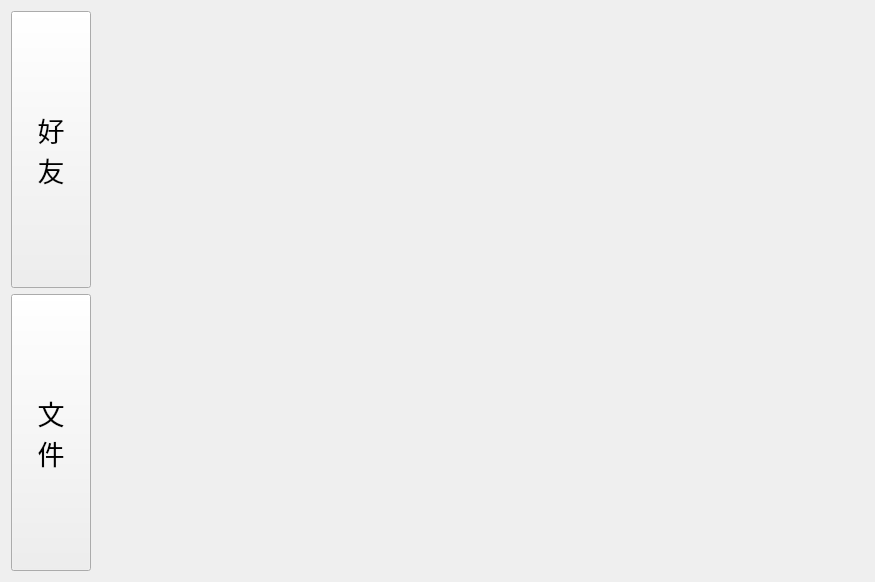
<?xml version="1.0" encoding="UTF-8"?>
<ui version="4.0">
 <class>Index</class>
 <widget class="QWidget" name="Index">
  <property name="windowModality">
   <enum>Qt::NonModal</enum>
  </property>
  <property name="geometry">
   <rect>
    <x>0</x>
    <y>0</y>
    <width>875</width>
    <height>582</height>
   </rect>
  </property>
  <property name="windowTitle">
   <string>Form</string>
  </property>
  <layout class="QGridLayout" name="gridLayout">
   <item row="0" column="0">
    <layout class="QHBoxLayout" name="horizontalLayout">
     <item>
      <layout class="QVBoxLayout" name="verticalLayout">
       <item>
        <widget class="QPushButton" name="friend_PB">
         <property name="sizePolicy">
          <sizepolicy hsizetype="Minimum" vsizetype="Expanding">
           <horstretch>0</horstretch>
           <verstretch>0</verstretch>
          </sizepolicy>
         </property>
         <property name="font">
          <font>
           <family>Agency FB</family>
           <pointsize>20</pointsize>
          </font>
         </property>
         <property name="focusPolicy">
          <enum>Qt::ClickFocus</enum>
         </property>
         <property name="contextMenuPolicy">
          <enum>Qt::CustomContextMenu</enum>
         </property>
         <property name="toolTipDuration">
          <number>-1</number>
         </property>
         <property name="text">
          <string>好
友</string>
         </property>
        </widget>
       </item>
       <item>
        <widget class="QPushButton" name="file_PB">
         <property name="sizePolicy">
          <sizepolicy hsizetype="Minimum" vsizetype="Expanding">
           <horstretch>0</horstretch>
           <verstretch>0</verstretch>
          </sizepolicy>
         </property>
         <property name="font">
          <font>
           <family>Agency FB</family>
           <pointsize>20</pointsize>
          </font>
         </property>
         <property name="text">
          <string>文
件</string>
         </property>
        </widget>
       </item>
      </layout>
     </item>
     <item>
      <widget class="QStackedWidget" name="stackedWidget">
       <widget class="Friend" name="friendPage"/>
       <widget class="File" name="filePage"/>
      </widget>
     </item>
    </layout>
   </item>
  </layout>
 </widget>
 <customwidgets>
  <customwidget>
   <class>Friend</class>
   <extends>QWidget</extends>
   <header>friend.h</header>
   <container>1</container>
  </customwidget>
  <customwidget>
   <class>File</class>
   <extends>QWidget</extends>
   <header>file.h</header>
   <container>1</container>
  </customwidget>
 </customwidgets>
 <resources/>
 <connections/>
</ui>
